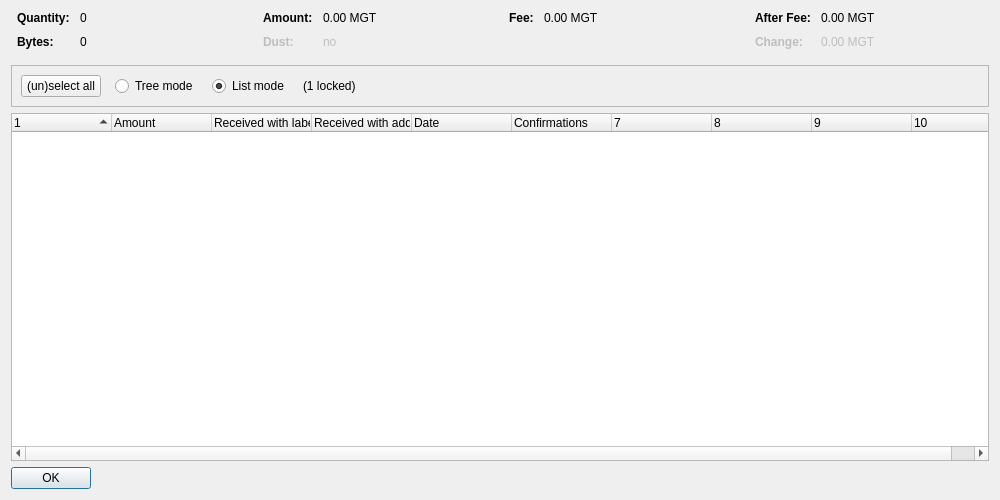
<?xml version="1.0" encoding="UTF-8"?>
<ui version="4.0">
 <class>CoinControlDialog</class>
 <widget class="QDialog" name="CoinControlDialog">
  <property name="geometry">
   <rect>
    <x>0</x>
    <y>0</y>
    <width>1000</width>
    <height>500</height>
   </rect>
  </property>
  <property name="windowTitle">
   <string>Coin Selection</string>
  </property>
  <layout class="QVBoxLayout" name="verticalLayout">
   <item>
    <layout class="QHBoxLayout" name="horizontalLayoutTop" stretch="0,0,0,0">
     <property name="topMargin">
      <number>0</number>
     </property>
     <property name="bottomMargin">
      <number>10</number>
     </property>
     <item>
      <layout class="QFormLayout" name="formLayoutCoinControl1">
       <property name="horizontalSpacing">
        <number>10</number>
       </property>
       <property name="verticalSpacing">
        <number>10</number>
       </property>
       <property name="leftMargin">
        <number>6</number>
       </property>
       <property name="rightMargin">
        <number>6</number>
       </property>
       <item row="0" column="0">
        <widget class="QLabel" name="labelCoinControlQuantityText">
         <property name="font">
          <font>
           <weight>75</weight>
           <bold>true</bold>
          </font>
         </property>
         <property name="text">
          <string>Quantity:</string>
         </property>
        </widget>
       </item>
       <item row="0" column="1">
        <widget class="QLabel" name="labelCoinControlQuantity">
         <property name="cursor">
          <cursorShape>IBeamCursor</cursorShape>
         </property>
         <property name="contextMenuPolicy">
          <enum>Qt::ActionsContextMenu</enum>
         </property>
         <property name="text">
          <string notr="true">0</string>
         </property>
         <property name="textInteractionFlags">
          <set>Qt::LinksAccessibleByMouse|Qt::TextSelectableByKeyboard|Qt::TextSelectableByMouse</set>
         </property>
        </widget>
       </item>
       <item row="1" column="0">
        <widget class="QLabel" name="labelCoinControlBytesText">
         <property name="font">
          <font>
           <weight>75</weight>
           <bold>true</bold>
          </font>
         </property>
         <property name="text">
          <string>Bytes:</string>
         </property>
        </widget>
       </item>
       <item row="1" column="1">
        <widget class="QLabel" name="labelCoinControlBytes">
         <property name="cursor">
          <cursorShape>IBeamCursor</cursorShape>
         </property>
         <property name="contextMenuPolicy">
          <enum>Qt::ActionsContextMenu</enum>
         </property>
         <property name="text">
          <string notr="true">0</string>
         </property>
         <property name="textInteractionFlags">
          <set>Qt::LinksAccessibleByMouse|Qt::TextSelectableByKeyboard|Qt::TextSelectableByMouse</set>
         </property>
        </widget>
       </item>
      </layout>
     </item>
     <item>
      <layout class="QFormLayout" name="formLayoutCoinControl2">
       <property name="horizontalSpacing">
        <number>10</number>
       </property>
       <property name="verticalSpacing">
        <number>10</number>
       </property>
       <property name="leftMargin">
        <number>6</number>
       </property>
       <property name="rightMargin">
        <number>6</number>
       </property>
       <item row="0" column="0">
        <widget class="QLabel" name="labelCoinControlAmountText">
         <property name="font">
          <font>
           <weight>75</weight>
           <bold>true</bold>
          </font>
         </property>
         <property name="text">
          <string>Amount:</string>
         </property>
        </widget>
       </item>
       <item row="0" column="1">
        <widget class="QLabel" name="labelCoinControlAmount">
         <property name="cursor">
          <cursorShape>IBeamCursor</cursorShape>
         </property>
         <property name="contextMenuPolicy">
          <enum>Qt::ActionsContextMenu</enum>
         </property>
         <property name="text">
          <string notr="true">0.00 MGT</string>
         </property>
         <property name="textInteractionFlags">
          <set>Qt::LinksAccessibleByMouse|Qt::TextSelectableByKeyboard|Qt::TextSelectableByMouse</set>
         </property>
        </widget>
       </item>
       <item row="1" column="0">
        <widget class="QLabel" name="labelCoinControlLowOutputText">
         <property name="enabled">
          <bool>false</bool>
         </property>
         <property name="font">
          <font>
           <weight>75</weight>
           <bold>true</bold>
          </font>
         </property>
         <property name="text">
          <string>Dust:</string>
         </property>
        </widget>
       </item>
       <item row="1" column="1">
        <widget class="QLabel" name="labelCoinControlLowOutput">
         <property name="enabled">
          <bool>false</bool>
         </property>
         <property name="cursor">
          <cursorShape>IBeamCursor</cursorShape>
         </property>
         <property name="contextMenuPolicy">
          <enum>Qt::ActionsContextMenu</enum>
         </property>
         <property name="text">
          <string notr="true">no</string>
         </property>
         <property name="textInteractionFlags">
          <set>Qt::LinksAccessibleByMouse|Qt::TextSelectableByKeyboard|Qt::TextSelectableByMouse</set>
         </property>
        </widget>
       </item>
      </layout>
     </item>
     <item>
      <layout class="QFormLayout" name="formLayoutCoinControl3">
       <property name="horizontalSpacing">
        <number>10</number>
       </property>
       <property name="verticalSpacing">
        <number>10</number>
       </property>
       <property name="leftMargin">
        <number>6</number>
       </property>
       <property name="rightMargin">
        <number>6</number>
       </property>
       <item row="0" column="0">
        <widget class="QLabel" name="labelCoinControlFeeText">
         <property name="font">
          <font>
           <weight>75</weight>
           <bold>true</bold>
          </font>
         </property>
         <property name="text">
          <string>Fee:</string>
         </property>
        </widget>
       </item>
       <item row="0" column="1">
        <widget class="QLabel" name="labelCoinControlFee">
         <property name="cursor">
          <cursorShape>IBeamCursor</cursorShape>
         </property>
         <property name="contextMenuPolicy">
          <enum>Qt::ActionsContextMenu</enum>
         </property>
         <property name="text">
          <string notr="true">0.00 MGT</string>
         </property>
         <property name="textInteractionFlags">
          <set>Qt::LinksAccessibleByMouse|Qt::TextSelectableByKeyboard|Qt::TextSelectableByMouse</set>
         </property>
        </widget>
       </item>
      </layout>
     </item>
     <item>
      <layout class="QFormLayout" name="formLayoutCoinControl4">
       <property name="horizontalSpacing">
        <number>10</number>
       </property>
       <property name="verticalSpacing">
        <number>10</number>
       </property>
       <property name="leftMargin">
        <number>6</number>
       </property>
       <property name="rightMargin">
        <number>6</number>
       </property>
       <item row="0" column="0">
        <widget class="QLabel" name="labelCoinControlAfterFeeText">
         <property name="font">
          <font>
           <weight>75</weight>
           <bold>true</bold>
          </font>
         </property>
         <property name="text">
          <string>After Fee:</string>
         </property>
        </widget>
       </item>
       <item row="0" column="1">
        <widget class="QLabel" name="labelCoinControlAfterFee">
         <property name="cursor">
          <cursorShape>IBeamCursor</cursorShape>
         </property>
         <property name="contextMenuPolicy">
          <enum>Qt::ActionsContextMenu</enum>
         </property>
         <property name="text">
          <string notr="true">0.00 MGT</string>
         </property>
         <property name="textInteractionFlags">
          <set>Qt::LinksAccessibleByMouse|Qt::TextSelectableByKeyboard|Qt::TextSelectableByMouse</set>
         </property>
        </widget>
       </item>
       <item row="1" column="0">
        <widget class="QLabel" name="labelCoinControlChangeText">
         <property name="enabled">
          <bool>false</bool>
         </property>
         <property name="font">
          <font>
           <weight>75</weight>
           <bold>true</bold>
          </font>
         </property>
         <property name="text">
          <string>Change:</string>
         </property>
        </widget>
       </item>
       <item row="1" column="1">
        <widget class="QLabel" name="labelCoinControlChange">
         <property name="enabled">
          <bool>false</bool>
         </property>
         <property name="cursor">
          <cursorShape>IBeamCursor</cursorShape>
         </property>
         <property name="contextMenuPolicy">
          <enum>Qt::ActionsContextMenu</enum>
         </property>
         <property name="text">
          <string notr="true">0.00 MGT</string>
         </property>
         <property name="textInteractionFlags">
          <set>Qt::LinksAccessibleByMouse|Qt::TextSelectableByKeyboard|Qt::TextSelectableByMouse</set>
         </property>
        </widget>
       </item>
      </layout>
     </item>
    </layout>
   </item>
   <item>
    <widget class="QFrame" name="frame">
     <property name="minimumSize">
      <size>
       <width>0</width>
       <height>40</height>
      </size>
     </property>
     <property name="frameShape">
      <enum>QFrame::StyledPanel</enum>
     </property>
     <property name="frameShadow">
      <enum>QFrame::Sunken</enum>
     </property>
     <layout class="QHBoxLayout" name="horizontalLayout">
      <item>
       <layout class="QHBoxLayout" name="horizontalLayoutPanel" stretch="0,0,0,0,0">
        <property name="spacing">
         <number>14</number>
        </property>
        <item>
         <widget class="QPushButton" name="pushButtonSelectAll">
          <property name="sizePolicy">
           <sizepolicy hsizetype="Maximum" vsizetype="Fixed">
            <horstretch>0</horstretch>
            <verstretch>0</verstretch>
           </sizepolicy>
          </property>
          <property name="text">
           <string>(un)select all</string>
          </property>
          <property name="autoDefault">
           <bool>false</bool>
          </property>
         </widget>
        </item>
        <item>
         <widget class="QRadioButton" name="radioTreeMode">
          <property name="sizePolicy">
           <sizepolicy hsizetype="Maximum" vsizetype="Fixed">
            <horstretch>0</horstretch>
            <verstretch>0</verstretch>
           </sizepolicy>
          </property>
          <property name="text">
           <string>Tree mode</string>
          </property>
         </widget>
        </item>
        <item>
         <widget class="QRadioButton" name="radioListMode">
          <property name="sizePolicy">
           <sizepolicy hsizetype="Maximum" vsizetype="Fixed">
            <horstretch>0</horstretch>
            <verstretch>0</verstretch>
           </sizepolicy>
          </property>
          <property name="text">
           <string>List mode</string>
          </property>
          <property name="checked">
           <bool>true</bool>
          </property>
         </widget>
        </item>
        <item>
         <widget class="QLabel" name="labelLocked">
          <property name="text">
           <string notr="true">(1 locked)</string>
          </property>
         </widget>
        </item>
        <item>
         <spacer name="horizontalSpacer">
          <property name="orientation">
           <enum>Qt::Horizontal</enum>
          </property>
          <property name="sizeHint" stdset="0">
           <size>
            <width>40</width>
            <height>20</height>
           </size>
          </property>
         </spacer>
        </item>
       </layout>
      </item>
     </layout>
    </widget>
   </item>
   <item>
    <widget class="CoinControlTreeWidget" name="treeWidget">
     <property name="contextMenuPolicy">
      <enum>Qt::CustomContextMenu</enum>
     </property>
     <property name="sortingEnabled">
      <bool>false</bool>
     </property>
     <property name="columnCount">
      <number>10</number>
     </property>
     <attribute name="headerShowSortIndicator" stdset="0">
      <bool>true</bool>
     </attribute>
     <attribute name="headerStretchLastSection">
      <bool>false</bool>
     </attribute>
     <column>
      <property name="text">
       <string/>
      </property>
     </column>
     <column>
      <property name="text">
       <string>Amount</string>
      </property>
     </column>
     <column>
      <property name="text">
       <string>Received with label</string>
      </property>
     </column>
     <column>
      <property name="text">
       <string>Received with address</string>
      </property>
     </column>
     <column>
      <property name="text">
       <string>Date</string>
      </property>
     </column>
     <column>
      <property name="text">
       <string>Confirmations</string>
      </property>
      <property name="toolTip">
       <string>Confirmed</string>
      </property>
     </column>
     <column>
      <property name="text">
       <string/>
      </property>
     </column>
     <column>
      <property name="text">
       <string/>
      </property>
     </column>
     <column>
      <property name="text">
       <string/>
      </property>
     </column>
     <column>
      <property name="text">
       <string/>
      </property>
     </column>
    </widget>
   </item>
   <item>
    <widget class="QDialogButtonBox" name="buttonBox">
     <property name="sizePolicy">
      <sizepolicy hsizetype="Maximum" vsizetype="Fixed">
       <horstretch>0</horstretch>
       <verstretch>0</verstretch>
      </sizepolicy>
     </property>
     <property name="orientation">
      <enum>Qt::Horizontal</enum>
     </property>
     <property name="standardButtons">
      <set>QDialogButtonBox::Ok</set>
     </property>
    </widget>
   </item>
  </layout>
 </widget>
 <customwidgets>
  <customwidget>
   <class>CoinControlTreeWidget</class>
   <extends>QTreeWidget</extends>
   <header>coincontroltreewidget.h</header>
  </customwidget>
 </customwidgets>
 <resources/>
 <connections/>
</ui>
